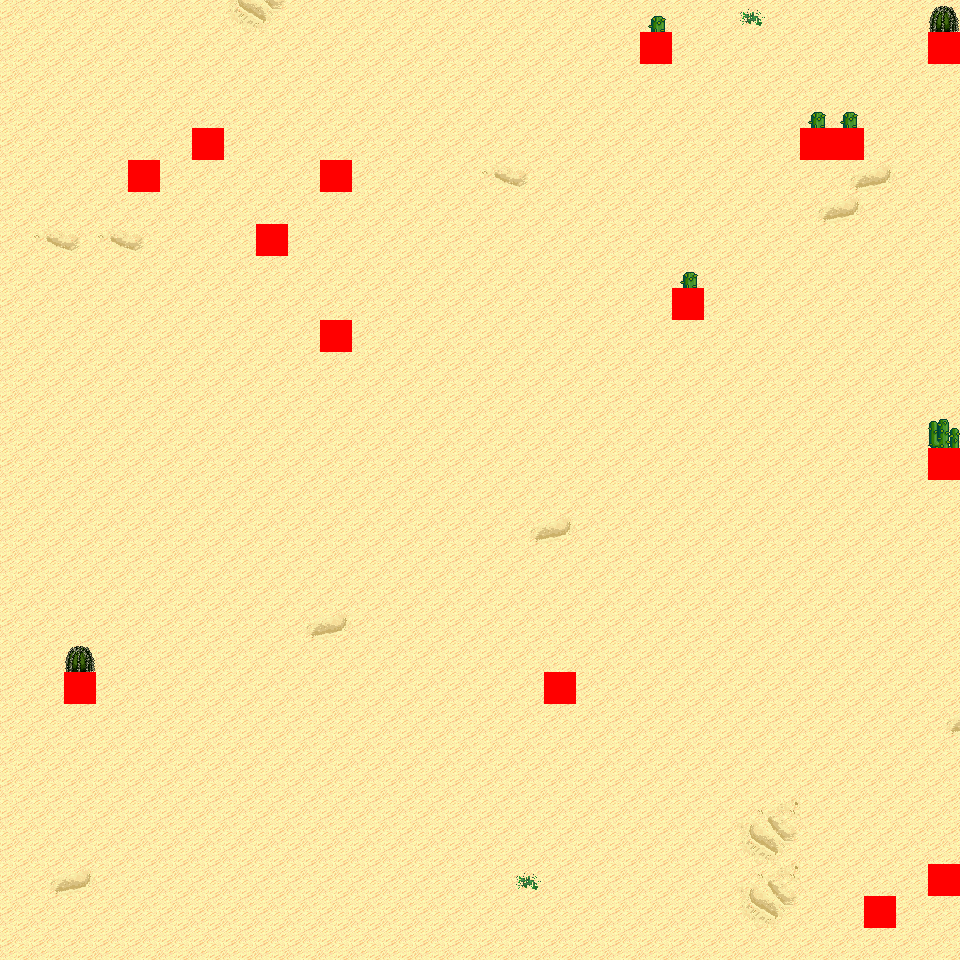

A 2D game scene composited from a Tiled map and its tileset images. What follows is a short description and the map's XML, with each tile layer's data collapsed to a summary:
An orthogonal 30x30 tile map with 32x32 px tiles, 6 tile layers (Ground, Object, Object2, Above, ...), 12 tilesets and 7 objects (7x mapExit).

<map version="1.0" orientation="orthogonal" renderorder="right-down" width="30" height="30" tilewidth="32" tileheight="32" nextobjectid="8">
  <tileset firstgid="1" name="tileset_logic_collision" tilewidth="32" tileheight="32" tilecount="1" columns="1">
    <image source="../drawable/tileset_logic_collision.png" width="32" height="32" />
  </tileset>
  <tileset firstgid="2" name="tileset_ground_ground" tilewidth="32" tileheight="32" tilecount="33" columns="3">
    <image source="../drawable/tileset_ground_ground.png" width="96" height="352" />
  </tileset>
  <tileset firstgid="35" name="tileset_ground_ridge_earth_pale" tilewidth="32" tileheight="32" tilecount="96" columns="12">
    <image source="../drawable/tileset_ground_ridge_earth_pale.png" width="384" height="256" />
  </tileset>
  <tileset firstgid="131" name="tileset_ground_ridge_earth_dark" tilewidth="32" tileheight="32" tilecount="96" columns="12">
    <image source="../drawable/tileset_ground_ridge_earth_dark.png" width="384" height="256" />
  </tileset>
  <tileset firstgid="227" name="tileset_terrain_desert" tilewidth="32" tileheight="32" tilecount="88" columns="8">
    <image source="../drawable/tileset_terrain_desert.png" width="256" height="352" />
  </tileset>
  <tileset firstgid="315" name="tileset_plant_tree_tree_darkgreen" tilewidth="32" tileheight="32" tilecount="88" columns="8">
    <image source="../drawable/tileset_plant_tree_tree_darkgreen.png" width="256" height="352" />
  </tileset>
  <tileset firstgid="403" name="tileset_ground_rock_pebbles" tilewidth="32" tileheight="32" tilecount="3" columns="1">
    <image source="../drawable/tileset_ground_rock_pebbles.png" width="32" height="96" />
  </tileset>
  <tileset firstgid="406" name="tileset_ground_sand_2" tilewidth="32" tileheight="32" tilecount="15" columns="5">
    <image source="../drawable/tileset_ground_sand_2.png" width="160" height="96" />
  </tileset>
  <tileset firstgid="421" name="tileset_plant_cactus_2" tilewidth="32" tileheight="32" tilecount="10" columns="5">
    <image source="../drawable/tileset_plant_cactus_2.png" width="160" height="64" />
  </tileset>
  <tileset firstgid="431" name="tileset_plant_cactus" tilewidth="32" tileheight="32" tilecount="2" columns="1">
    <image source="../drawable/tileset_plant_cactus.png" width="32" height="64" />
  </tileset>
  <tileset firstgid="433" name="tileset_plant_star_shaped_plants" tilewidth="32" tileheight="32" tilecount="6" columns="2">
    <image source="../drawable/tileset_plant_star_shaped_plants.png" width="64" height="96" />
  </tileset>
  <tileset firstgid="439" name="tileset_plant_tree_evergreen" tilewidth="32" tileheight="32" tilecount="36" columns="3">
    <image source="../drawable/tileset_plant_tree_evergreen.png" width="96" height="384" />
  </tileset>
  <layer name="Ground" width="30" height="30">
    <data>[900 cells, 900 non-empty, 11 distinct tile ids]</data>
  </layer>
  <layer name="Object" width="30" height="30">
    <data>[900 cells, 14 non-empty, 4 distinct tile ids]</data>
  </layer>
  <layer name="Object2" width="30" height="30">
    <data>[900 cells, 0 non-empty, 0 distinct tile ids]</data>
  </layer>
  <layer name="Above" width="30" height="30">
    <data>[900 cells, 7 non-empty, 3 distinct tile ids]</data>
  </layer>
  <layer name="Above2" width="30" height="30">
    <data>[900 cells, 0 non-empty, 0 distinct tile ids]</data>
  </layer>
  <layer name="Walkable" width="30" height="30">
    <data>[900 cells, 15 non-empty, 1 distinct tile ids]</data>
  </layer>
  <objectgroup name="MapEvents">
    <object id="1" name="north" type="mapExit" x="0" y="0" width="960" height="32">
      <properties>
        <property name="map" value="level_0_x3_y93" />
        <property name="x" value="0" />
        <property name="y" value="28" />
      </properties>
    </object>
    <object id="2" name="south" type="mapExit" x="0" y="928" width="960" height="32">
      <properties>
        <property name="map" value="level_0_x3_y95" />
        <property name="x" value="0" />
        <property name="y" value="1" />
      </properties>
    </object>
    <object id="3" name="west" type="mapExit" x="0" y="0" width="32" height="960">
      <properties>
        <property name="map" value="level_0_x2_y94" />
        <property name="x" value="28" />
        <property name="y" value="0" />
      </properties>
    </object>
    <object id="4" name="east" type="mapExit" x="928" y="0" width="32" height="32">
      <properties>
        <property name="map" value="level_0_x4_y94" />
        <property name="x" value="1" />
        <property name="y" value="0" />
      </properties>
    </object>
    <object id="5" name="east2" type="mapExit" x="928" y="64" width="32" height="384">
      <properties>
        <property name="map" value="level_0_x4_y94" />
        <property name="x" value="1" />
        <property name="y" value="2" />
      </properties>
    </object>
    <object id="6" name="east3" type="mapExit" x="928" y="480" width="32" height="384">
      <properties>
        <property name="map" value="level_0_x4_y94" />
        <property name="x" value="1" />
        <property name="y" value="15" />
      </properties>
    </object>
    <object id="7" name="east4" type="mapExit" x="928" y="896" width="32" height="64">
      <properties>
        <property name="map" value="level_0_x4_y94" />
        <property name="x" value="1" />
        <property name="y" value="28" />
      </properties>
    </object>
  </objectgroup>
</map>
